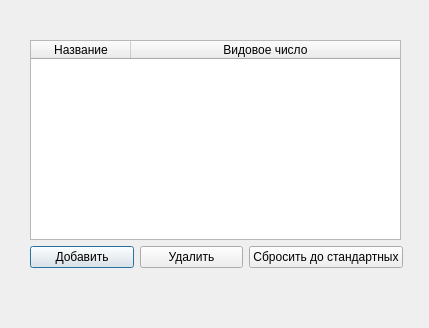
<?xml version="1.0" encoding="UTF-8"?>
<ui version="4.0">
 <class>SpeciesDialog</class>
 <widget class="QDialog" name="SpeciesDialog">
  <property name="geometry">
   <rect>
    <x>0</x>
    <y>0</y>
    <width>429</width>
    <height>328</height>
   </rect>
  </property>
  <property name="windowTitle">
   <string>Dialog</string>
  </property>
  <widget class="QWidget" name="">
   <property name="geometry">
    <rect>
     <x>30</x>
     <y>40</y>
     <width>373</width>
     <height>228</height>
    </rect>
   </property>
   <layout class="QVBoxLayout" name="verticalLayout">
    <item>
     <widget class="QTableWidget" name="tblSpecies">
      <property name="sizePolicy">
       <sizepolicy hsizetype="Expanding" vsizetype="Expanding">
        <horstretch>0</horstretch>
        <verstretch>0</verstretch>
       </sizepolicy>
      </property>
      <property name="minimumSize">
       <size>
        <width>371</width>
        <height>0</height>
       </size>
      </property>
      <property name="maximumSize">
       <size>
        <width>371</width>
        <height>16777215</height>
       </size>
      </property>
      <property name="layoutDirection">
       <enum>Qt::LeftToRight</enum>
      </property>
      <property name="autoFillBackground">
       <bool>false</bool>
      </property>
      <property name="selectionMode">
       <enum>QAbstractItemView::SingleSelection</enum>
      </property>
      <property name="selectionBehavior">
       <enum>QAbstractItemView::SelectRows</enum>
      </property>
      <property name="columnCount">
       <number>2</number>
      </property>
      <attribute name="horizontalHeaderStretchLastSection">
       <bool>true</bool>
      </attribute>
      <column>
       <property name="text">
        <string>Название</string>
       </property>
       <property name="textAlignment">
        <set>AlignCenter</set>
       </property>
      </column>
      <column>
       <property name="text">
        <string>Видовое число</string>
       </property>
      </column>
     </widget>
    </item>
    <item>
     <layout class="QHBoxLayout" name="horizontalLayout">
      <item>
       <widget class="QPushButton" name="btnAdd">
        <property name="text">
         <string>Добавить</string>
        </property>
       </widget>
      </item>
      <item>
       <widget class="QPushButton" name="btnDelete">
        <property name="text">
         <string>Удалить</string>
        </property>
       </widget>
      </item>
      <item>
       <widget class="QPushButton" name="btnReset">
        <property name="text">
         <string>Сбросить до стандартных</string>
        </property>
       </widget>
      </item>
     </layout>
    </item>
   </layout>
  </widget>
 </widget>
 <resources/>
 <connections/>
</ui>
